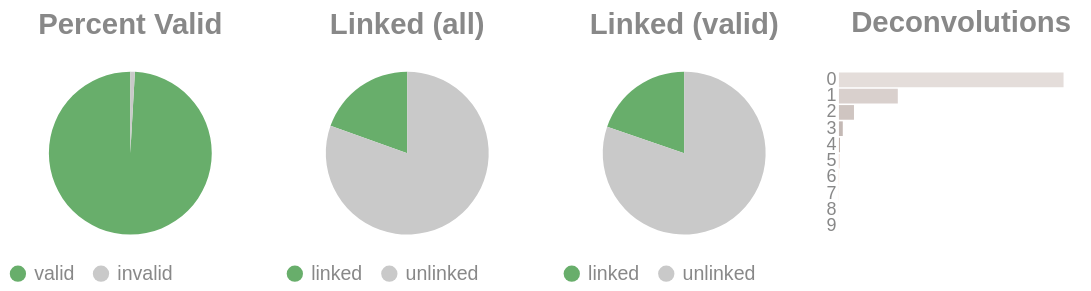

The code cell stored with this chart in its notebook:
### Code cell
if SKIPLR:
    pass
else:
    clash = Counter()
    for i in valids['molecule'].to_list():
        _mol = i.split("-")
        if len(_mol) == 1:
            clash.update('0')
        else:
            clash.update(_mol[-1])

    _d = {"deconvolutions": [], 'count': []}
    for k,v in clash.items():
        _d['deconvolutions'].append(k)
        _d['count'].append(v)

    tot_valid = valids['reads'].sum()
    mask = valids['reads'] >= 2
    n_linked_reads = valids.filter(mask)['reads'].sum()
    if n_linked_reads == 0:
        print_html("No linked molecules (>=2 reads) were detected; skipping linked-only distributions.")
        SKIPLR = True
    else:
        perc_valid = round(tot_valid / n_reads, 4)
        linked_perc_abs = round(n_linked_reads / n_reads, 4)
        linked_perc = round(n_linked_reads / tot_valid, 4)

    _valid = pl.DataFrame({"valids": ['valid', 'invalid'], "count": [tot_valid, n_reads - tot_valid]})
    _linked_abs = pl.DataFrame({"linked (absolute)": ['linked', 'unlinked'], "count": [n_linked_reads, n_reads - n_linked_reads]})
    _linked_rel = pl.DataFrame({"linked (valids)": ['linked', 'unlinked'], "count": [n_linked_reads, tot_valid - n_linked_reads]})

    (
        alt.hconcat(
            piechart(_valid, goodval = 'valid', title = "Percent Valid"),
            piechart(_linked_abs, goodval = "linked", title =  "Linked (all)"),
            piechart(_linked_rel, goodval = "linked", title =  "Linked (valid)"),
            convolutionbar(pl.DataFrame(_d), title = "Deconvolutions"),
            center = True,
            bounds = 'flush'
        )
        .resolve_scale(color='independent')
        .resolve_legend('independent')
        .properties(usermeta={'embedOptions': {"actions": False}})
    ).display()

### Figure 1 — Vega-Lite specification as saved in the notebook (floating-point values rounded to 4 significant figures)
{"width": "container", "height": 400, "config": {"title": {"anchor": "start", "dy": -15, "fontSize": 18, "color": "#888888", "subtitleColor": "#888888", "subtitleFontSize": 14}, "arc": {"fill": "#0072B2"}, "axis": {"domainColor": "#888888", "domainWidth": 0.5, "gridWidth": 0.2, "grid": false, "titleFontWeight": 400, "titleFontSize": 15, "labelFontSize": 11, "labelColor": "#888888", "tickColor": "#888888", "tickWidth": 0.2, "titleColor": "#888888"}, "axisBand": {"grid": false}, "axisX": {"grid": true, "tickSize": 10, "domainCap": "round"}, "axisY": {"domain": false, "grid": true, "tickSize": 0, "domainCap": "round"}, "background": "transparent", "header": {"labelFontSize": 15, "labelColor": "#888888", "titleFontSize": 15, "titleFontWeight": 600, "titleColor": "#888888"}, "legend": {"labelFont": "sans-serif", "labelFontSize": 12, "labelColor": "#888888", "symbolSize": 100, "symbolType": "circle", "titleFontSize": 12, "titlePadding": 10, "titleColor": "#888888", "title": null}, "range": {"category": ["#E69F00", "#56B4E9", "#009E73", "#F0E442", "#0072B2", "#D55E00", "#CC79A7", "#000000"], "diverging": ["#cfe8f3", "#a2d4ec", "#73bfe2", "#46abdb", "#1696d2", "#12719e"]}, "area": {"fill": "#0072B2", "fillOpacity": 0.7, "line": true, "strokeOpacity": 0.7}, "line": {"color": "#0072B2", "stroke": "#0072B2", "strokeWidth": 2}, "trail": {"color": "#0072B2", "stroke": "#0072B2", "strokeWidth": 0, "size": 1}, "point": {"filled": true, "fillOpacity": 1.0, "size": 95}, "text": {"color": "#888888", "fontSize": 11, "align": "right", "fontWeight": 400, "size": 11}, "bar": {"fill": "#0072B2", "stroke": null}, "view": {"stroke": null, "continuousWidth": 660, "continuousHeight": 400}}, "hconcat": [{"data": {"name": "data-a1cc860ae6ebc1ab3a875d21165df908"}, "mark": {"type": "arc"}, "encoding": {"color": {"field": "valids", "legend": {"orient": "bottom", "title": null}, "scale": {"domain": ["valid", "invalid"], "range": ["#68ae6b", "#C9C9C9"]}, "title": "Valids", "type": "nominal"}, "theta": {"field": "count", "type": "quantitative"}, "tooltip": [{"field": "valids", "title": "Valids", "type": "ordinal"}, {"field": "percent", "format": ".2%", "title": "Percent", "type": "quantitative"}, {"field": "count", "title": "Count", "type": "quantitative"}]}, "height": 100, "title": {"text": "Percent Valid", "align": "center", "anchor": "middle"}, "transform": [{"calculate": "datum.count / 11350310", "as": "percent"}], "width": 150}, {"data": {"name": "data-0adac01b0a427c47f8f58e1bff7b3ad1"}, "mark": {"type": "arc"}, "encoding": {"color": {"field": "linked (absolute)", "legend": {"orient": "bottom", "title": null}, "scale": {"domain": ["linked", "unlinked"], "range": ["#68ae6b", "#C9C9C9"]}, "title": "Linked (Absolute)", "type": "nominal"}, "theta": {"field": "count", "type": "quantitative"}, "tooltip": [{"field": "linked (absolute)", "title": "Linked (Absolute)", "type": "ordinal"}, {"field": "percent", "format": ".2%", "title": "Percent", "type": "quantitative"}, {"field": "count", "title": "Count", "type": "quantitative"}]}, "height": 100, "title": {"text": "Linked (all)", "align": "center", "anchor": "middle"}, "transform": [{"calculate": "datum.count / 11350310", "as": "percent"}], "width": 150}, {"data": {"name": "data-baf5c1f8ae8df7ea69716d189ab6fe81"}, "mark": {"type": "arc"}, "encoding": {"color": {"field": "linked (valids)", "legend": {"orient": "bottom", "title": null}, "scale": {"domain": ["linked", "unlinked"], "range": ["#68ae6b", "#C9C9C9"]}, "title": "Linked (Valids)", "type": "nominal"}, "theta": {"field": "count", "type": "quantitative"}, "tooltip": [{"field": "linked (valids)", "title": "Linked (Valids)", "type": "ordinal"}, {"field": "percent", "format": ".2%", "title": "Percent", "type": "quantitative"}, {"field": "count", "title": "Count", "type": "quantitative"}]}, "height": 100, "title": {"text": "Linked (valid)", "align": "center", "anchor": "middle"}, "transform": [{"calculate": "datum.count / 11248345", "as": "percent"}], "width": 150}, {"data": {"name": "data-57904ce37386ab3be1789a418c08ab2b"}, "mark": {"type": "bar"}, "encoding": {"color": {"field": "deconvolutions", "legend": null, "scale": {"scheme": "lightgreyred"}, "type": "nominal"}, "tooltip": [{"field": "deconvolutions", "title": "Deconvolutions", "type": "ordinal"}, {"field": "percent", "format": ".2%", "title": "Percent", "type": "quantitative"}, {"field": "count", "title": "Count", "type": "quantitative"}], "x": {"axis": null, "field": "count", "type": "quantitative"}, "y": {"field": "deconvolutions", "sort": "ascending", "title": null, "type": "nominal"}}, "height": 100, "title": {"text": "Deconvolutions", "align": "center", "anchor": "middle"}, "transform": [{"calculate": "datum.count / 9945239", "as": "percent"}], "width": 150}], "bounds": "flush", "center": true, "resolve": {"legend": {"angle": "independent"}, "scale": {"color": "independent"}}, "usermeta": {"embedOptions": {"actions": false}}, "$schema": "https://vega.github.io/schema/vega-lite/v6.4.1.json", "datasets": {"data-a1cc860ae6ebc1ab3a875d21165df908": [{"valids": "valid", "count": 11248345}, {"valids": "invalid", "count": 101965}], "data-0adac01b0a427c47f8f58e1bff7b3ad1": [{"linked (absolute)": "linked", "count": 2220765}, {"linked (absolute)": "unlinked", "count": 9129545}], "data-baf5c1f8ae8df7ea69716d189ab6fe81": [{"linked (valids)": "linked", "count": 2220765}, {"linked (valids)": "unlinked", "count": 9027580}], "data-57904ce37386ab3be1789a418c08ab2b": [{"deconvolutions": "0", "count": 7353823}, {"deconvolutions": "1", "count": 1927037}, {"deconvolutions": "2", "count": 492236}, {"deconvolutions": "3", "count": 125850}, {"deconvolutions": "4", "count": 32937}, {"deconvolutions": "5", "count": 9147}, {"deconvolutions": "6", "count": 2754}, {"deconvolutions": "7", "count": 935}, {"deconvolutions": "8", "count": 359}, {"deconvolutions": "9", "count": 161}]}}
